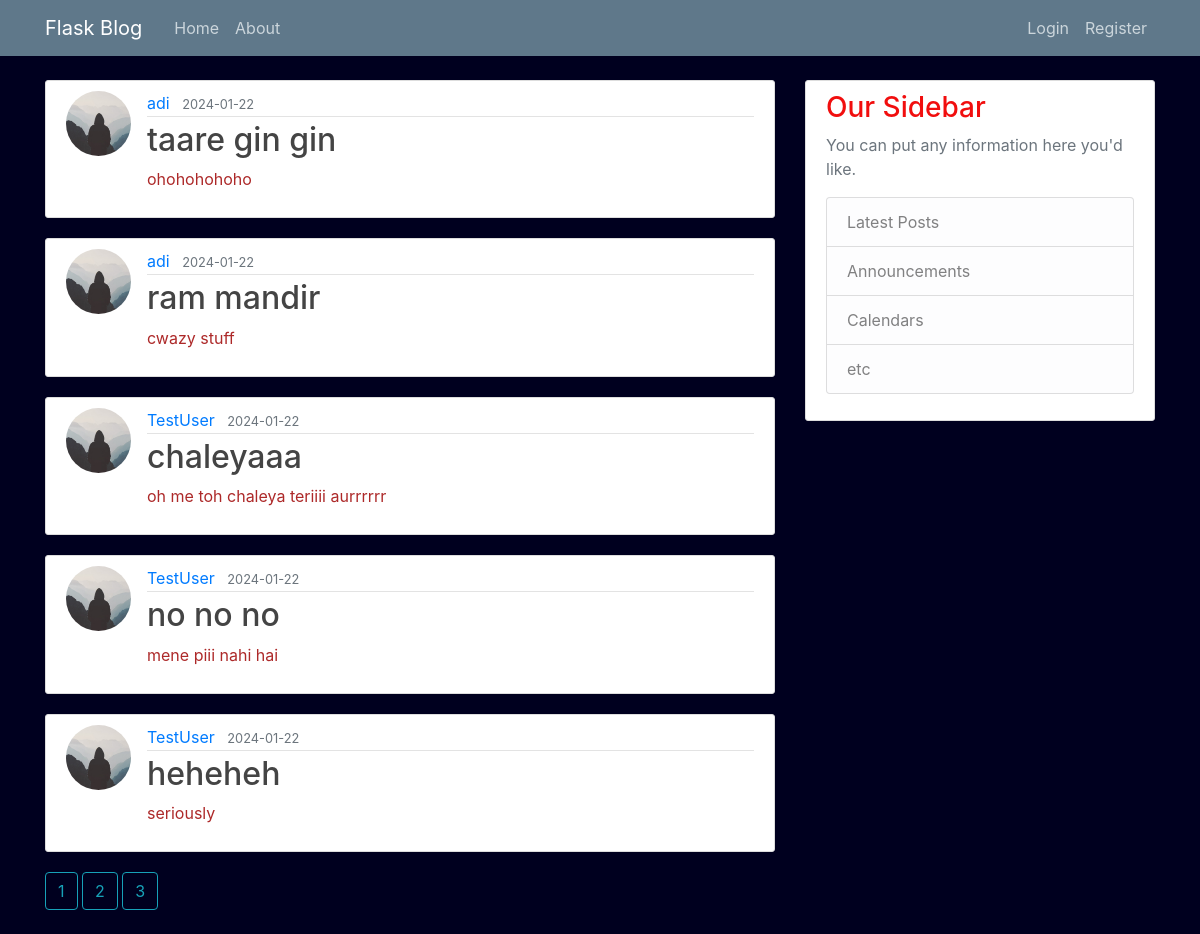
The page /home?page=2 on the database its author committed.
### flaskblog/models.py (models this page shows, shortened)
class Post(db.Model):
    id = db.Column(db.Integer, primary_key=True)
    title = db.Column(db.String(100), nullable=False)
    date_posted = db.Column(db.DateTime, nullable=False, default=datetime.utcnow)
    content = db.Column(db.Text, nullable=False)
    user_id = db.Column(db.Integer, db.ForeignKey('user.id'), nullable=False)

class User(db.Model, UserMixin):
    id = db.Column(db.Integer, primary_key= True)
    username = db.Column(db.String(20), unique = True, nullable = False)
    email = db.Column(db.String(120), unique = True, nullable = False)
    image_file = db.Column(db.String(20), nullable = False, default = 'default.jpg')
    password = db.Column(db.String(60), nullable=False)
    posts = db.relationship('Post', backref='author', lazy=True)

### flaskblog/routes.py (the view)
@app.route("/")
@app.route("/home")
def home():
    page = request.args.get('page', 1, type=int)
    posts = Post.query.order_by(Post.date_posted.desc()).paginate(page=page, per_page=5)
    return render_template('home.html', posts=posts)

### flaskblog/templates/home.html
{% extends "layout.html" %}
{% block content %}
    {% for post in posts.items %}
    <article class="media content-section">
        <img class="rounded-circle article-img" src="{{ url_for('static', filename= 'profie_pics/' + post.author.image_file) }}">
        <div class="media-body">
          <div class="article-metadata">
            <a class="mr-2" href="{{ url_for('user_posts', username=post.author.username) }}">{{ post.author.username }}</a>
            <small class="text-muted">{{ post.date_posted.strftime('%Y-%m-%d') }}</small>
          </div>
          <h2><a class="article-title" href="{{ url_for('post', post_id=post.id) }}">{{ post.title }}</a></h2>
          <p class="article-content">{{ post.content }}</p>
        </div>
    </article>
    {% endfor %}
    {% for page_num in posts.iter_pages(left_edge=1, right_edge=1, left_current=1, right_current=2) %}
      {% if page_num %}
        {% if posts.page == page_num %}
          <a class="btn btn-outline-info mb-4" href="{{ url_for('home', page=page_num) }}">{{ page_num }}</a>
        {% else %}
          <a class="btn btn-outline-info mb-4" href="{{ url_for('home', page=page_num) }}">{{ page_num }}</a>
        {% endif %}
      {% else %}
        ...
      {% endif %}
    {% endfor %}
{% endblock content %}

### flaskblog/static/main.css (style rules this page uses)
body { background: #00001f; color: #ad2929; margin-top: 5rem; }
h1, h2, h3, h4, h5, h6 { color: #f10e0e; }
.content-section { background: #ffffff; padding: 10px 20px; border: 1px solid #dddddd; border-radius: 3px; margin-bottom: 20px; }
.article-title { color: #444444; }
.article-content { white-space: pre-line; }
.article-img { height: 65px; width: 65px; margin-right: 16px; }
.article-metadata { padding-bottom: 1px; margin-bottom: 4px; border-bottom: 1px solid #e3e3e3 }

### rows shown on the page
Post: image_file (placeholder picture), author.username "adi", date_posted "2024-01-22", title "taare gin gin", content "ohohohohoho"
Post: image_file (placeholder picture), author.username "adi", date_posted "2024-01-22", title "ram mandir", content "cwazy stuff"
Post: image_file (placeholder picture), author.username "TestUser", date_posted "2024-01-22", title "chaleyaaa", content "oh me toh chaleya teriiii aurrrrrr"
Post: image_file (placeholder picture), author.username "TestUser", date_posted "2024-01-22", title "no no no", content "mene piii nahi hai"
Post: image_file (placeholder picture), author.username "TestUser", date_posted "2024-01-22", title "heheheh", content "seriously"

### other values the page prints
{{ page_num }} "1" "3"
{{ page_num }} "2"
